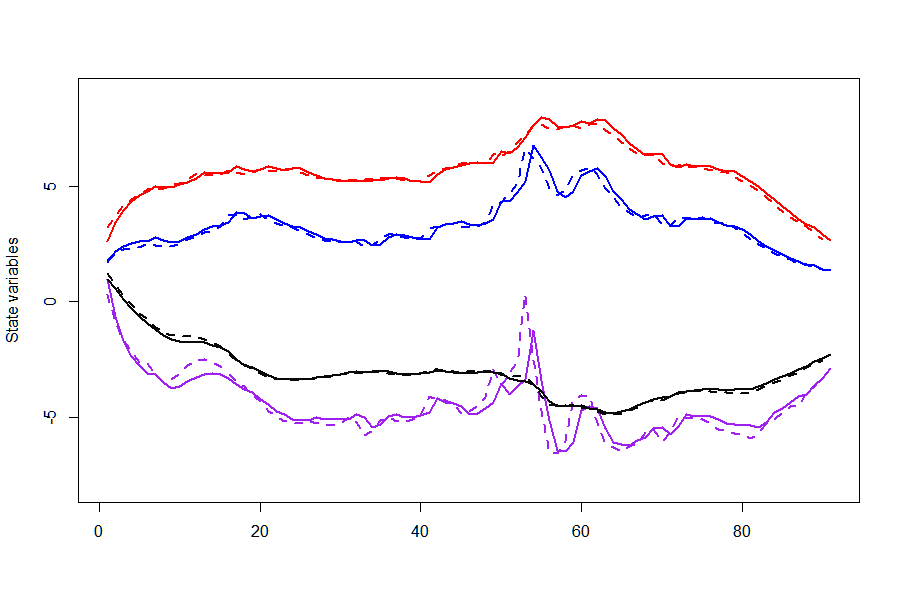

Write R code to recreate this figure.
# ------------------------------------------------------------------------------
# Project:     MTS - Modeling of Term Structure for Inflation Estimation
# ------------------------------------------------------------------------------
# Quantlet:    MTS_afns_italy
# ------------------------------------------------------------------------------
# Description: The estimation results for Italy derived from the AFNS model in
#              multi-maturity term structue. Graphic showing the filtered
#              and predicted state variables.
# ------------------------------------------------------------------------------
# Keywords:    Kalman filter, optimization, MLE, maximum likelihood, bond, plot,
#              filter, estimation, extrapolation, dynamics, term structure
# ------------------------------------------------------------------------------
# See also:    
# ------------------------------------------------------------------------------
# Author:      Shi Chen
# ------------------------------------------------------------------------------

# clear history
rm(list = ls(all = TRUE))
graphics.off()

# install and load packages
libraries = c("zoo", "FKF", "expm", "Matrix")
lapply(libraries, function(x) if (!(x %in% installed.packages())) {
  install.packages(x)
})
lapply(libraries, library, quietly = TRUE, character.only = TRUE)

setwd("C:/Users/chenshic.hub/Dropbox/Panel_NS_AF/Code//MTS_Qcodes")

### read data of Italy
itdata1 = read.csv("itnom.csv", header = F, sep = ";")
itdate = as.character(itdata1[, 1])
st = which(itdate == "30.06.2006")
st = which(itdate == "29.06.2007")
et = which(itdate == "31.12.2014")
itdata11 = itdata1[(st:et), 2:12]

itdata2 = read.csv("itinf2.csv", header = F, sep = ";")
itdate = as.character(itdata2[, 1])
st = which(itdate == "29.06.2007")
et = which(itdate == "31.12.2014")
itdata22 = itdata2[(st:et), 2:8]

itnom = cbind(itdata11[, 2], itdata11[, 4], itdata11[, 9])
itinf = cbind(itdata22[, 3], itdata22[, 4], itdata22[, 6])
itmat = c(3, 5, 10)

itjoi = cbind(itnom[, 1], itinf[, 1])
for (i in 2:length(itmat)) {
  itjoi = cbind(itjoi, itnom[, i], itinf[, i])
}

y51 = t(itjoi)

yieldadj_joint <- function(sigma11,sigma12=0,sigma13=0,sigma21=0,sigma22,sigma23=0,sigma31=0,sigma32=0,sigma33,sigma44,lambda, time=maturity)
{
  Atilde<-sigma11^2+sigma12^2+sigma13^2+sigma44^2
  Btilde<-sigma21^2+sigma22^2+sigma23^2
  Ctilde<-sigma31^2+sigma32^2+sigma33^2
  Dtilde<-sigma11*sigma21+sigma12*sigma22+sigma13*sigma23
  Etilde<-sigma11*sigma31+sigma12*sigma32+sigma13*sigma33
  Ftilde<-sigma21*sigma31+sigma22*sigma32+sigma23*sigma33
  
  adj1<-Atilde*time^2/6
  adj2<-Btilde*(1/(2*lambda^2)-(1-exp(-lambda*time))/(lambda^3*time)+(1-exp(-2*time*lambda))/(3*lambda^3*time))
  adj3<-Ctilde*(1/(2*lambda^2)+exp(-lambda*time)/(lambda^2)-time*exp(-2*lambda*time)/(4*lambda)-3*exp(-2*lambda*time)/(4*lambda^2)-2*(1-exp(-lambda*time))/(lambda^3*time)+5*(1-exp(-2*lambda*time))/(8*lambda^3*time))
  adj4<-Dtilde*(time/(2*lambda)+exp(-lambda*time)/(lambda^2)-(1-exp(-lambda*time))/(lambda^3*time))
  adj5<-Etilde*(3*exp(-lambda*time)/(lambda^2)+time/(2*lambda)+time*exp(-lambda*time)/lambda-3*(1-exp(-lambda*time))/(lambda^3*time))
  adj6<-Ftilde*(1/(lambda^2)+exp(-lambda*time)/(lambda^2)-exp(-2*lambda*time)/(2*lambda^2)-3*(1-exp(-lambda*time))/(lambda^3*time)+3*(1-exp(-2*lambda*time))/(4*lambda^3*time))
  
  return(adj1+adj2+adj3+adj4+adj5+adj6)
}

Meloading_joint<-function(lambda,alphaS,alphaC,time=maturity)
{
  row1 <- c(1,(1-exp(-lambda*time))/(lambda*time),(1-exp(-lambda*time))/(lambda*time)-exp(-lambda*time),0)
  row2 <- c(0,alphaS*((1-exp(-lambda*time))/(lambda*time)),alphaC*((1-exp(-lambda*time))/(lambda*time)-exp(-lambda*time)),1)
  MatrixB <- rbind(row1,row2)
   return(MatrixB)
}

afnsss <- function(t1,t2,t3,t4,t5,t6,t7,t8,t9,t10,t11,t12,t13,t14,t15,t16,s1,s2,s3,s4,g1,g2,l1,h1,h2,h3,h4){
  Tt <- matrix(c(t1,t2,t3,t4,t5,t6,t7,t8,t9,t10,t11,t12,t13,t14,t15,t16),nr=4)
  Zt <- rbind(Meloading_joint(lambda=l1,alphaS=g1,alphaC=g2, time=itmat[1]),Meloading_joint(lambda=l1,alphaS=g1,alphaC=g2, time=itmat[2]),Meloading_joint(lambda=l1,alphaS=g1,alphaC=g2, time=itmat[3]))
  ct <- matrix(rep(c(yieldadj_joint(sigma11=h1, sigma22=h2, sigma33=h3, sigma44=h4, lambda=l1, time=itmat[1]),yieldadj_joint(sigma11=h1, sigma22=h2, sigma33=h3, sigma44=h4, lambda=l1, time=itmat[2]),yieldadj_joint(sigma11=h1, sigma22=h2, sigma33=h3, sigma44=h4, lambda=l1, time=itmat[1])),each=2), nr=6, nc=1)
  dt <- matrix(c(1-t1,t2,t3,t4,t5,1-t6,t7,t8,t9,t10,1-t11,t12,t13,t14,t15,1-t16),nr=4)%*%matrix(c(s1,s2,s3,s4),nr=4)
  GGt <- matrix(0.1*diag(6), nr=6, nc=6)
  H <- diag(c(h1^2, h2^2, h3^2, h4^2), nr=4)
  HHt <- Tt %*% H %*% t(Tt)
  a0 <- c(s1, s2, s3, s4)
  P0 <- HHt*10
  return(list(a0=a0,P0=P0,ct=ct,dt=dt,Zt=Zt,Tt=Tt,GGt=GGt,HHt=HHt))
}

objective <- function(theta,yt){
  sp <- afnsss(theta["t1"],theta["t2"],theta["t3"],theta["t4"],theta["t5"],theta["t6"],theta["t7"],theta["t8"],theta["t9"],theta["t10"],theta["t11"],theta["t12"],theta["t13"],theta["t14"],theta["t15"],theta["t16"],theta["s1"],theta["s2"],theta["s3"],theta["s4"],theta["g1"],theta["g2"],theta["l1"],theta["h1"],theta["h2"],theta["h3"],theta["h4"])
  ans <- fkf(a0=sp$a0, P0=sp$P0, dt=sp$dt, ct=sp$ct, Tt=sp$Tt, Zt=sp$Zt, HHt=sp$HHt, GGt=sp$GGt, yt=yt)  
  return(-ans$logLik)
}

theta <- c(t=c(0.7,0,0,0,0,0.7,0,0,0,0,0.7,0,0,0,0,0.7), s = c(0.3,0.3,0.3,0.3), g = c(0.6,0.6), l1 = c(0.6), h = c(0.2, 0.2, 0.2, 0.2))

fit = optim(theta, objective, yt = y51, hessian = TRUE)
sp = afnsss(fit$par["t1"], fit$par["t2"], fit$par["t3"], fit$par["t4"], 
            fit$par["t5"], fit$par["t6"], fit$par["t7"], fit$par["t8"], fit$par["t9"], 
            fit$par["t10"], fit$par["t11"], fit$par["t12"], fit$par["t13"], fit$par["t14"], 
            fit$par["t15"], fit$par["t16"], fit$par["s1"], fit$par["s2"], fit$par["s3"], 
            fit$par["s4"], fit$par["g1"], fit$par["g2"], fit$par["l1"], fit$par["h1"], 
            fit$par["h2"], fit$par["h3"], fit$par["h4"])
ans = fkf(a0 = sp$a0, P0 = sp$P0, dt = sp$dt, ct = sp$ct, Tt = sp$Tt, Zt = sp$Zt, 
          HHt = sp$HHt, GGt = sp$GGt, yt = y51)

plot(ans$vt[1,],type="l", ylim=c(-2,4))
lines(ans$vt[2,])
lines(ans$vt[3,])
lines(ans$vt[4,])
lines(ans$vt[5,])
lines(ans$vt[6,])

joiit0715ans <- ans
joiit0715fit <- fit
save(joiit0715ans, file="joiit0715ans.RData")
save(joiit0715fit, file="joiit0715fit.RData")
load("joiit0715ans.RData")
load("joiit0715fit.RData")


## The plots of filtered and predicted state variables Another approach:
## plot.fkf(ans, CI=NA)
plot(ans$at[1, -1], type = "l", col = "red", ylab = "State variables", 
     xlab = "", ylim = c(-8, 9), lwd = 2)
lines(ans$att[1, -1], lty = 2, col = "red", lwd = 2)
lines(ans$at[2, -1], lty = 1, col = "purple", lwd = 2)
lines(ans$att[2, -1], lty = 2, col = "purple", lwd = 2)
lines(ans$at[3, -1], lty = 1, col = "grey3", lwd = 2)
lines(ans$att[3, -1], lty = 2, col = "grey3", lwd = 2)
lines(ans$at[4, -1], lty = 1, col = "blue", lwd = 2)
lines(ans$att[4, -1], lty = 2, col = "blue", lwd = 2)
